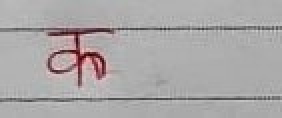
#> input picture Resources/ka.jpeg, 141 x 59 px, found by its file name (shown 2 times larger)
$ jupyter execute --allow-errors Untitled1.ipynb   (shell and % lines are left out)
#> lines starting #> are read from the running program, lines starting #| are printed output that depends on the picture
[cell 1]
import os
import numpy as np
import pandas as pd
from sklearn.linear_model import LogisticRegression
from sklearn.model_selection import train_test_split
from sklearn.metrics import accuracy_score

[cell 2]
path = r"F:\\Lecture notes\\Sem-8\\MP(8)\\DevanagariHandwrittenCharacterDataset\\Train\\"

#> (a cell that did not finish here is left out)

[cell 4]
letters = { 0 : "character_10_yna", 1: "character_11_taamatar", 2: "character_12_thaa", 3: "character_13_daa", 4: "character_14_dhaa", 5: "character_15_adna", 6: "character_16_tabala", 7: "character_17_tha", 8: "character_18_da", 9: "character_19_dha", 10: "character_1_ka", 11: "character_20_na", 12: "character_21_pa", 13: "character_22_pha", 14: "character_23_ba", 15: "character_24_bha", 16: "character_25_ma", 17: "character_26_yaw", 18: "character_27_ra", 19: "character_28_la", 20: "character_29_waw", 21 : "character_2_kha", 22: "character_30_motosaw", 23: "character_31_petchiryakha", 24: "character_32_patalosaw", 25: "character_33_ha", 26: "character_34_chhya", 27: "character_35_tra", 28: "character_36_gya", 29: "character_3_ga", 30: "character_4_gha", 31: "character_5_kna", 32: "character_6_cha", 33: "character_7_chha", 34 : "character_8_ja", 35: "character_9_jha", 36: "digit_0", 37: "digit_1", 38: "digit_2", 39: "digit_3", 40: "digit_4", 41: "digit_5", 42: "digit_6", 43: "digit_7", 44: "digit_8", 45: "digit_9"}

[cell 5]
import cv2
from IPython.display import Image

[cell 6]
# will be testing some thresholding techniques

[cell 7]
image = cv2.imread("ka.jpeg")
#> image is the input picture: shape (59, 141, 3); mean B, G, R 167.7, 167.3, 170.8

[cell 8]
img = cv2.cvtColor(image, cv2.COLOR_BGR2GRAY)
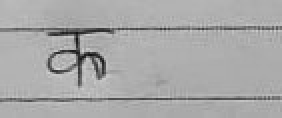
#> img: shape (59, 141) (shown 2 times larger); min 16, max 214, mean 168.4


$ run again, with Resources/la.jpeg copied over Resources/ka.jpeg
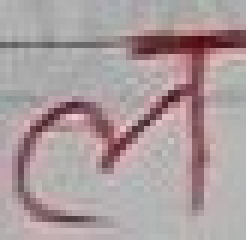
#> input picture Resources/la.jpeg, 41 x 40 px, found by its file name (shown 6 times larger)
#> image is the input picture: shape (40, 41, 3); mean B, G, R 158.1, 156.3, 171.1
#> `img = cv2.cvtColor(image, cv2.COLOR_BGR2GRAY)`:
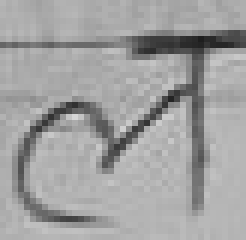
#> img: shape (40, 41) (shown 6 times larger); min 30, max 214, mean 161

$ run again, with Resources/letters.jpeg copied over Resources/ka.jpeg
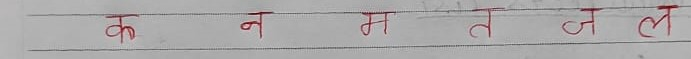
#> input picture Resources/letters.jpeg, 691 x 59 px, found by its file name
#> image is the input picture: shape (59, 691, 3); mean B, G, R 168.7, 168.3, 171
#> `img = cv2.cvtColor(image, cv2.COLOR_BGR2GRAY)`:
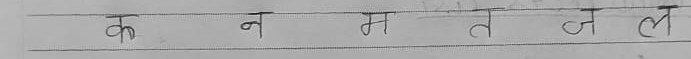
#> img: shape (59, 691); min 21, max 217, mean 169.2

$ run again, with Resources/ma.jpeg copied over Resources/ka.jpeg
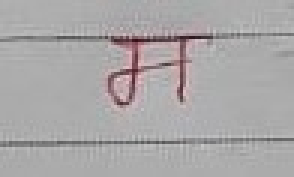
#> input picture Resources/ma.jpeg, 98 x 59 px, found by its file name (shown 3 times larger)
#> image is the input picture: shape (59, 98, 3); mean B, G, R 167.4, 166.8, 169.6
#> `img = cv2.cvtColor(image, cv2.COLOR_BGR2GRAY)`:
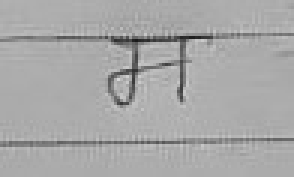
#> img: shape (59, 98) (shown 3 times larger); min 26, max 215, mean 167.7
